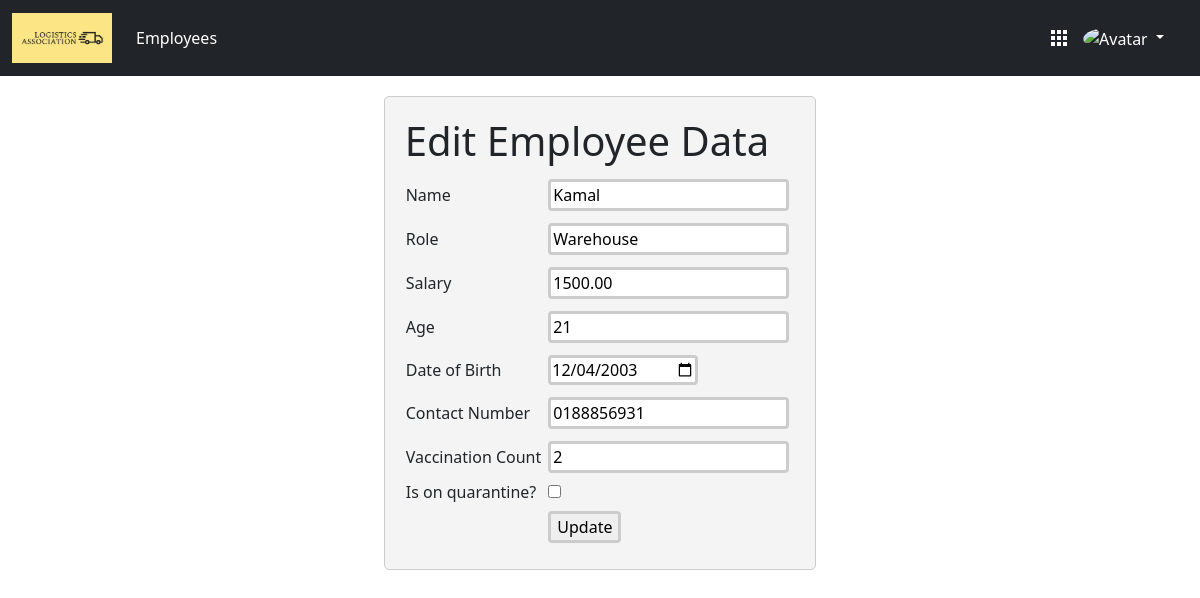
The app's page /edit_emp.php?id=24 (signed in) with its own data.
### tables this page shows
CREATE TABLE IF NOT EXISTS `employee` (
  `id` int NOT NULL AUTO_INCREMENT,
  `name` varchar(256) NOT NULL,
  `role` varchar(256) NOT NULL,
  `contact_num` varchar(20) NOT NULL,
  `age` int NOT NULL,
  `dob` date NOT NULL,
  `vac_count` int NOT NULL,
  `quarantine` tinyint(1) NOT NULL DEFAULT '0',
  `salary` decimal(10,2) NOT NULL DEFAULT '0.00',
  `user_id` int NOT NULL,
  PRIMARY KEY (`id`),
  UNIQUE KEY `FK_EMPLOYEE_USER_ID` (`user_id`)
);

### edit_emp.php (the view, shortened to what this page needs)
<?php
include 'db.php';
if ($_SERVER['REQUEST_METHOD'] == 'GET') {
    if (isset($_GET['id'])) {
        $id = $_GET['id'];
        $query = "SELECT * FROM employee WHERE id=$id";
        $result = mysqli_query($conn, $query);
        $employee_data = mysqli_fetch_assoc($result);
    }
}
?>
<html>
<head>
</head>
<body>
    <div id='edit-emp-page'>
        <?php include 'navbar.php'; ?>
        <div id='edit-emp-form'>
        <h1>Edit Employee Data</h1>
            <form name="update_employee" method="post" action="edit_emp.php">
                <table>
                    <tr>
                        <td>Name</td>
                        <td><input required type="text" name="name" value="<?php echo $employee_data['name']; ?>"></td>
                    </tr>
                    <tr>
                        <td>Role</td>
                        <td><input required type="text" name="role" value="<?php echo $employee_data['role']; ?>"></td>
                    </tr>
                    <tr>
                        <td>Salary</td>
                        <td><input required type="text" name="salary" value="<?php echo $employee_data['salary']; ?>"></td>
                    </tr>
                    <tr>
                        <td>Age</td>
                        <td><input required type="text" name="age" value="<?php echo $employee_data['age']; ?>"></td>
                    </tr>
                    <tr>
                        <td>Date of Birth</td>
                        <td><input required type="date" name="dob" value="<?php echo $employee_data['dob']; ?>"></td>
                    </tr>
                    <tr>
                        <td>Contact Number</td>
                        <td><input required type="text" name="contact_num" value="<?php echo $employee_data['contact_num']; ?>"></td>
                    </tr>
                    <tr>
                        <td>Vaccination Count</td>
                        <td><input required type="text" name="vac_count" value="<?php echo $employee_data['vac_count']; ?>"></td>
                    </tr>
                    <tr>
                        <td>Is on quarantine?</td>
                        <td><input type="checkbox" name="quarantine" <?php if ($employee_data['quarantine']) echo "checked"; ?>></td>
                    </tr>
                    <tr>
                        <td><input required type="hidden" name="id" value="<?php echo $_GET['id']; ?>"></td>
                        <td><input required type="submit" name="update" value="Update"></td>
                    </tr>
                </table>
            </form>
        </div>
    </div>
</body>
</html>

### styles.css (style rules this page uses)
input { border: solid; border-radius: 4px; margin: 5px; border-color: #ccc; }
#login-page, #add-emp-page, #edit-emp-page, #emp-details-page { top: 0; left: 0; display: flex; justify-content: center; flex-direction: column; }
#login-form, #add-emp-form, #edit-emp-form, #emp-details { padding: 20px; margin: 0 auto; margin-top: 20px; border: 1px solid #ccc; border-radius: 5px; background-color: #f4f4f4; }

### records on screen
employee: name "Kamal", role "Warehouse", salary "1500.00", age "21", dob "12/04/2003", contact_num "0188856931", vac_count "2"
